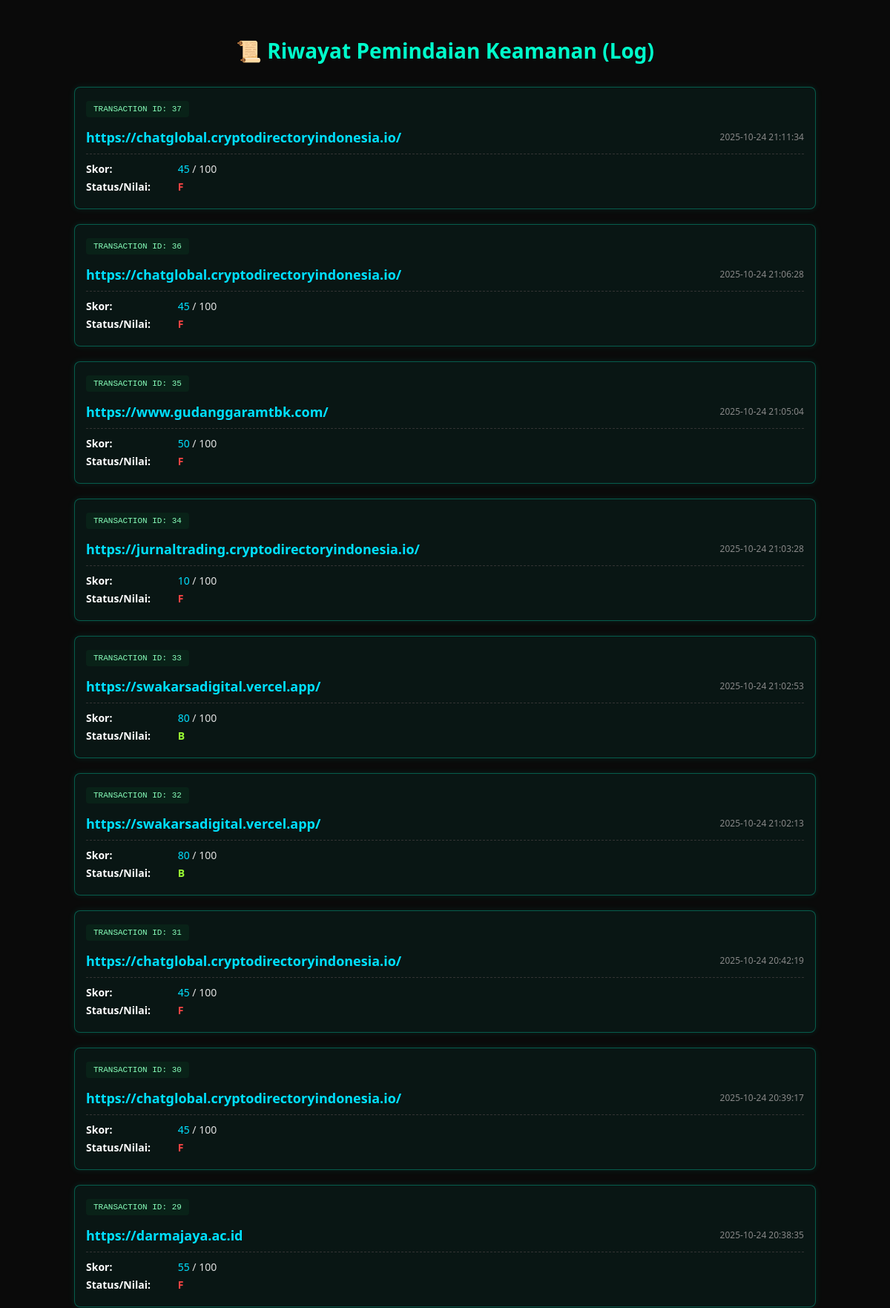
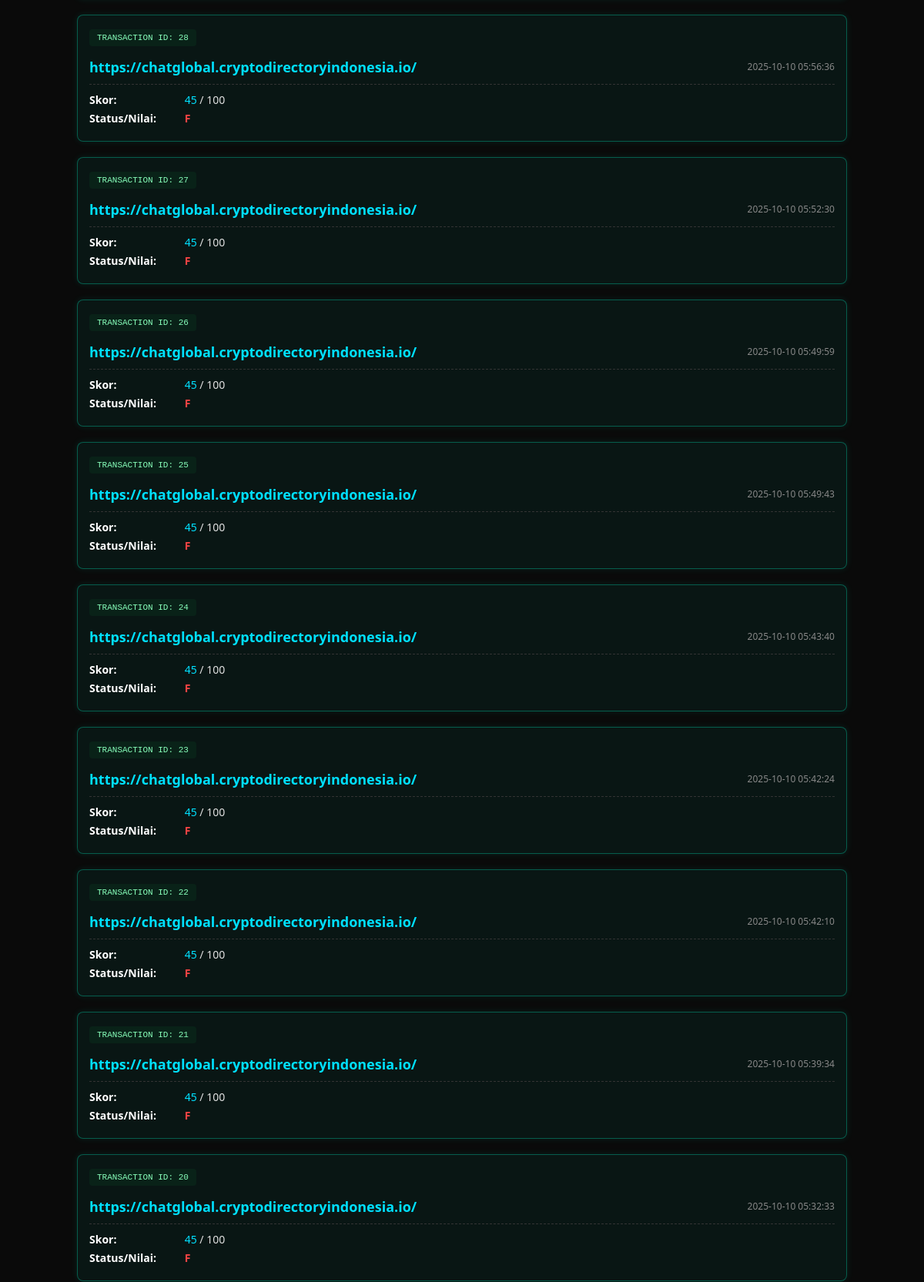
The app's page /history (upper part) with its own data (2 pictures, top to bottom).
### tables this page shows
CREATE TABLE scans (
            id INTEGER PRIMARY KEY AUTOINCREMENT,
            url TEXT NOT NULL,
            scan_date TIMESTAMP DEFAULT CURRENT_TIMESTAMP,
            score INTEGER NOT NULL,
            grade TEXT NOT NULL,
            full_report TEXT NOT NULL
        );

### scanner.py (the view)
@app.route('/history')
def history():
    page = request.args.get('page', 1, type=int)
    all_scans = get_all_scans()
    if all_scans is None:
        all_scans = []
    total_scans = len(all_scans)
    offset = (page - 1) * PER_PAGE
    scans_for_page = all_scans[offset:offset + PER_PAGE]
    if total_scans == 0:
        total_pages = 0
    else:
        total_pages = math.ceil(total_scans / PER_PAGE)
    scans_list = [
        {
            "id": row["id"],
            "url": row["url"],
            "scan_date": row["scan_date"],
            "score": row["score"],
            "grade": row["grade"]
        }
        for row in scans_for_page # Gunakan scans_for_page
    ]
    return render_template("history.html",
                           scans=scans_list,
                           page=page,
                           total_pages=total_pages)

### database.py (called while the page is built)
def get_all_scans():
    conn = sqlite3.connect(DB_PATH)
    conn.row_factory = sqlite3.Row
    cursor = conn.cursor()
    cursor.execute("SELECT * FROM scans ORDER BY scan_date DESC")
    scans = cursor.fetchall()
    conn.close()
    return scans

### templates/history.html (shortened to what this page needs)
<!DOCTYPE html>
<html lang="id">
<head>
</head>
<body>
    <h1>📜 Riwayat Pemindaian Keamanan (Log)</h1>
    {% if scans %}
    <div class="history-container">
        {% for scan in scans %}
        <div class="scan-block">
            <div class="block-hash">
                TRANSACTION ID: {{ scan['id'] }}
            </div>
            <div class="block-header">
                <div class="block-url">
                    <a href="#" class="url-link-scan">
                 {{ scan['url'] }}
                    </a>
                </div>
                <div class="block-date">{{ scan['scan_date'] }}</div>
            </div>
            <div class="block-detail">
                <p>
                    <strong>Skor:</strong>
                    <span style="color: #00e0ff;">{{ scan['score'] }}</span> / 100
                </p>
                <p>
                    <strong>Status/Nilai:</strong>
                    <span class="grade-{{ scan['grade']|lower }}">{{ scan['grade'] }}</span>
                </p>
            </div>
        </div>
        {% endfor %}
    </div>
    {% else %}
    <p class="empty">Belum ada riwayat pemindaian yang tersedia.</p>
    {% endif %}
</body>
</html>

### templates/history.html (style rules this page uses)
body { background-color: #0a0a0a; color: #e0e0e0; font-family: 'Segoe UI', Tahoma, Geneva, Verdana, sans-serif; margin: 0; padding: 30px; }
h1 { text-align: center; color: #00ffcc; margin-bottom: 30px; font-size: 28px; }
.block-hash { font-family: 'Courier New', monospace; font-size: 11px; color: #88ffbb; background: rgba(0, 255, 102, 0.05); padding: 5px 10px; border-radius: 4px; margin-bottom: 15px; display: inline-block; word-break: break-all; }
.history-container { display: flex; flex-direction: column; gap: 20px; max-width: 1000px; margin: 0 auto; }
.scan-block { background: rgba(0, 255, 204, 0.05); border: 1px solid rgba(0, 255, 204, 0.3); padding: 15px; border-radius: 8px; box-shadow: 0 0 10px rgba(0, 255, 204, 0.1); transition: transform 0.2s; }
.block-header { display: flex; justify-content: space-between; align-items: center; border-bottom: 1px dashed #333; padding-bottom: 10px; margin-bottom: 10px; }
.block-url { font-size: 18px; font-weight: bold; }
.url-link-scan { color: #00e0ff; text-decoration: none; transition: color 0.2s; word-break: break-all; }
.block-date { font-size: 12px; color: #888; }
.block-detail p { margin: 5px 0; font-size: 14px; }
.block-detail strong { color: #fff; display: inline-block; width: 120px; }
.grade-f { color: #ff4444; font-weight: bold; }
.grade-b { color: #99ff33; font-weight: bold; }

### records on screen
scans: id "37", url "https://chatglobal.cryptodirectoryindonesia.io/", scan_date "2025-10-24 21:11:34", score "45", grade "F"
scans: id "36", url "https://chatglobal.cryptodirectoryindonesia.io/", scan_date "2025-10-24 21:06:28", score "45", grade "F"
scans: id "35", url "https://www.gudanggaramtbk.com/", scan_date "2025-10-24 21:05:04", score "50", grade "F"
scans: id "34", url "https://jurnaltrading.cryptodirectoryindonesia.io/", scan_date "2025-10-24 21:03:28", score "10", grade "F"
scans: id "33", url "https://swakarsadigital.vercel.app/", scan_date "2025-10-24 21:02:53", score "80", grade "B"
scans: id "32", url "https://swakarsadigital.vercel.app/", scan_date "2025-10-24 21:02:13", score "80", grade "B"
scans: id "31", url "https://chatglobal.cryptodirectoryindonesia.io/", scan_date "2025-10-24 20:42:19", score "45", grade "F"
scans: id "30", url "https://chatglobal.cryptodirectoryindonesia.io/", scan_date "2025-10-24 20:39:17", score "45", grade "F"
scans: id "29", url "https://darmajaya.ac.id", scan_date "2025-10-24 20:38:35", score "55", grade "F"
scans: id "28", url "https://chatglobal.cryptodirectoryindonesia.io/", scan_date "2025-10-10 05:56:36", score "45", grade "F"
scans: id "27", url "https://chatglobal.cryptodirectoryindonesia.io/", scan_date "2025-10-10 05:52:30", score "45", grade "F"
scans: id "26", url "https://chatglobal.cryptodirectoryindonesia.io/", scan_date "2025-10-10 05:49:59", score "45", grade "F"
scans: id "25", url "https://chatglobal.cryptodirectoryindonesia.io/", scan_date "2025-10-10 05:49:43", score "45", grade "F"
scans: id "24", url "https://chatglobal.cryptodirectoryindonesia.io/", scan_date "2025-10-10 05:43:40", score "45", grade "F"
scans: id "23", url "https://chatglobal.cryptodirectoryindonesia.io/", scan_date "2025-10-10 05:42:24", score "45", grade "F"
scans: id "22", url "https://chatglobal.cryptodirectoryindonesia.io/", scan_date "2025-10-10 05:42:10", score "45", grade "F"
scans: id "21", url "https://chatglobal.cryptodirectoryindonesia.io/", scan_date "2025-10-10 05:39:34", score "45", grade "F"
scans: id "20", url "https://chatglobal.cryptodirectoryindonesia.io/", scan_date "2025-10-10 05:32:33", score "45", grade "F"
